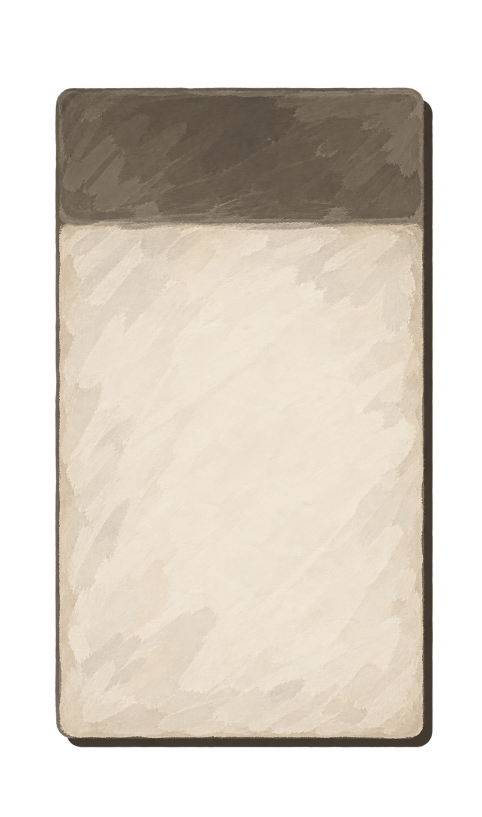
#> input picture assets/art/ui/rebuild_20260923/hud/portrait-paper-source.png, 963 x 1633 px, given in place of 02-table.png, which was not available (shown at 1/2 size)
$ python build_latest_runtime_comparison.py
#> lines starting #> are read from the running program, lines starting #| are printed output that depends on the picture; pictures that were not available may be replaced by others from this repository, and a replacement may not be noted
from pathlib import Path
import argparse

from PIL import Image, ImageDraw, ImageFont


ROOT = Path(__file__).resolve().parents[1]


def fit(image: Image.Image, size: tuple[int, int]) -> Image.Image:
    image = image.convert("RGB")
    image.thumbnail(size, Image.Resampling.LANCZOS)
    result = Image.new("RGB", size, (20, 17, 15))
    result.paste(image, ((size[0] - image.width) // 2, (size[1] - image.height) // 2))
    return result


def main() -> None:
    parser = argparse.ArgumentParser()
    parser.add_argument("--runtime", default="runtime16")
    parser.add_argument("--output", default="latest-comparison-v2.png")
    parser.add_argument("--sample", default="1920-auto")
    args = parser.parse_args()
    runtime = ROOT / "outputs" / "ui-reference-preserved-20260922" / args.runtime
    output = ROOT / "outputs" / "ui-reference-preserved-20260922" / args.output
    pairs = [
        ("TABLE / HUD", ROOT / "outputs/ui-smoke-brown-suite-20260919/02-table.png", runtime / ("board-"+args.sample+".png")),
        ("RECIPES", ROOT / "outputs/ui-smoke-brown-suite-20260919/05-recipes.png", runtime / ("recipes-"+args.sample+".png")),
        ("RELATIONSHIPS", ROOT / "outputs/ui-smoke-brown-suite-20260919/04-relations.png", runtime / ("relations-"+args.sample+".png")),
    ]
    cell = (1120, 630)
    gutter = 24
    top = 64
    row_label = 34
    width = cell[0] * 2 + gutter * 3
    height = top + len(pairs) * (cell[1] + row_label + gutter)
    canvas = Image.new("RGB", (width, height), (16, 14, 13))
    draw = ImageDraw.Draw(canvas)
    font = ImageFont.load_default(size=24)
    small = ImageFont.load_default(size=18)

    draw.text((gutter, 18), "REFERENCE", fill=(235, 225, 202), font=font)
    draw.text((gutter * 2 + cell[0], 18), "LATEST RUNTIME", fill=(235, 225, 202), font=font)

    y = top
    for label, reference_path, runtime_path in pairs:
        draw.text((gutter, y), label, fill=(183, 167, 140), font=small)
        y += row_label
        reference = fit(Image.open(reference_path), cell)
#> in fit, `image.thumbnail(size, Image.Resampling.LANCZOS)`:
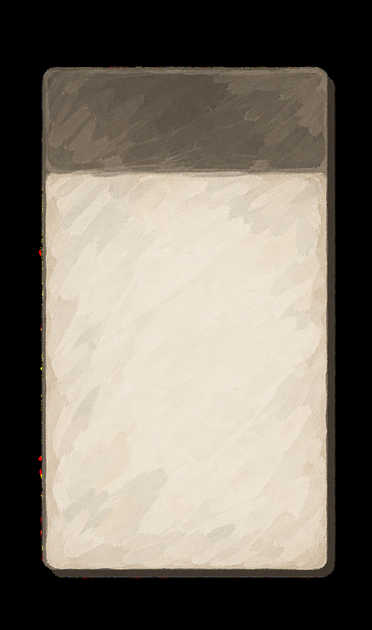
#> image: PIL image 372x630 RGB; mean R, G, B 125.7, 118, 107.2
#> in fit, `result = Image.new("RGB", size, (20, 17, 15))`:
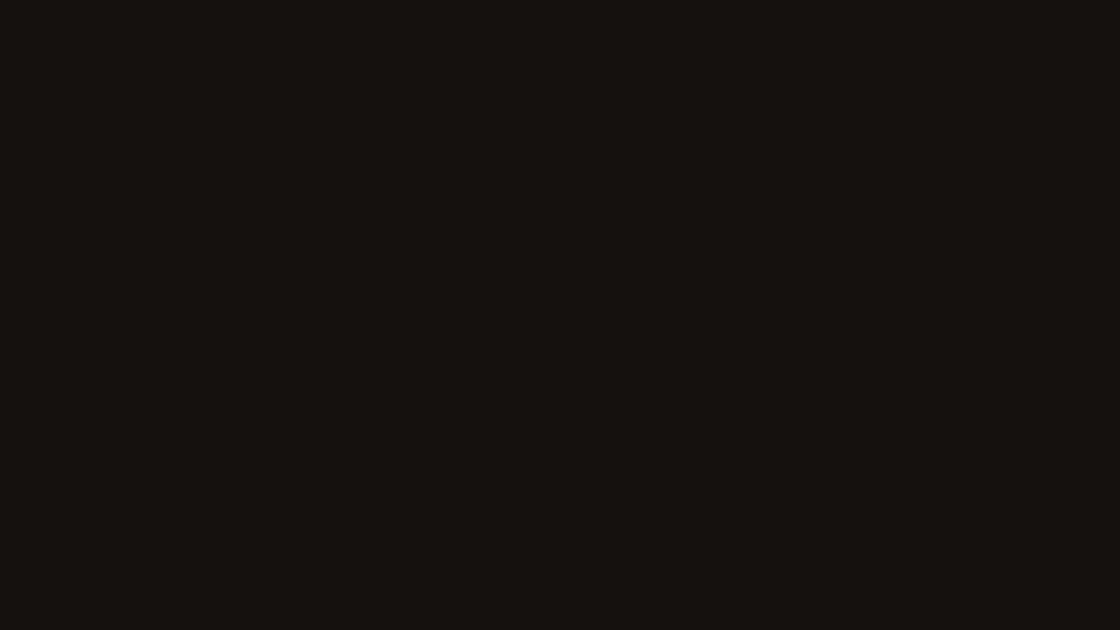
#> result: PIL image 1120x630 RGB; mean R, G, B 20, 17, 15
#> in fit, `result.paste(image, ((size[0] - image.width) // 2, (size[1] - image.he..`:
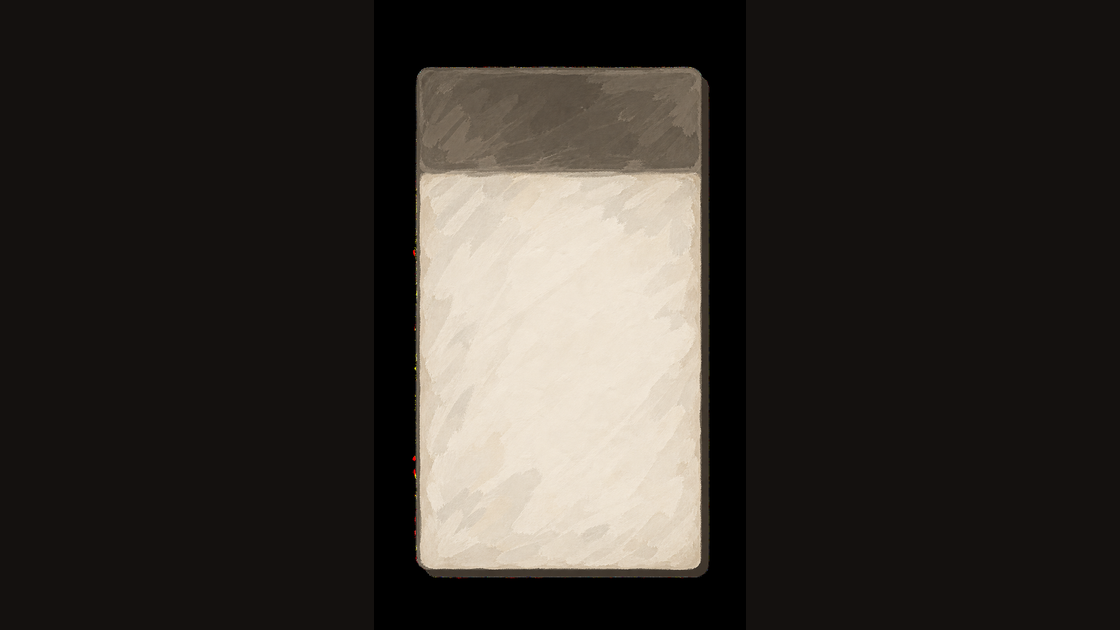
#> result: PIL image 1120x630 RGB; mean R, G, B 55.1, 50.5, 45.6
        runtime = fit(Image.open(runtime_path), cell)
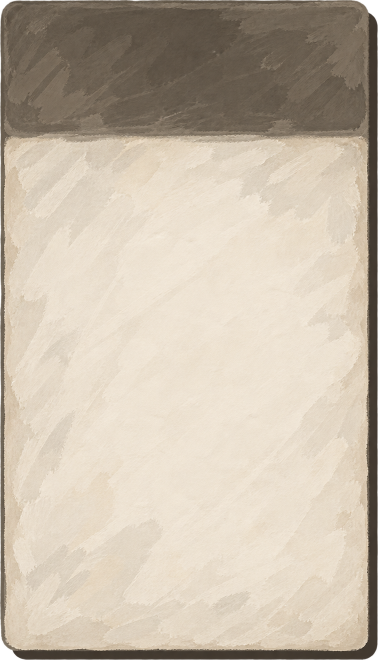
#> input picture assets/art/ui/rebuild_20260923/hud/portrait-paper.png, 756 x 1320 px, given in place of board-1920-auto.png, which was not available (shown at 1/2 size)
#> call 2 of fit, with size = (1120, 630)
#> in fit (call 2), `image.thumbnail(size, Image.Resampling.LANCZOS)`:
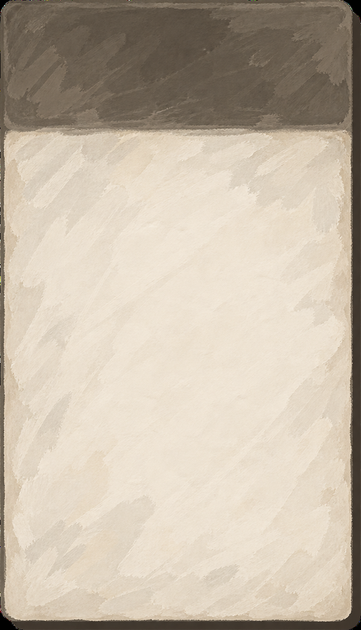
#> image: PIL image 361x630 RGB; mean R, G, B 197.5, 185.4, 168.6
#> in fit (call 2), `result.paste(image, ((size[0] - image.width) // 2, (size[1] - image.he..`:
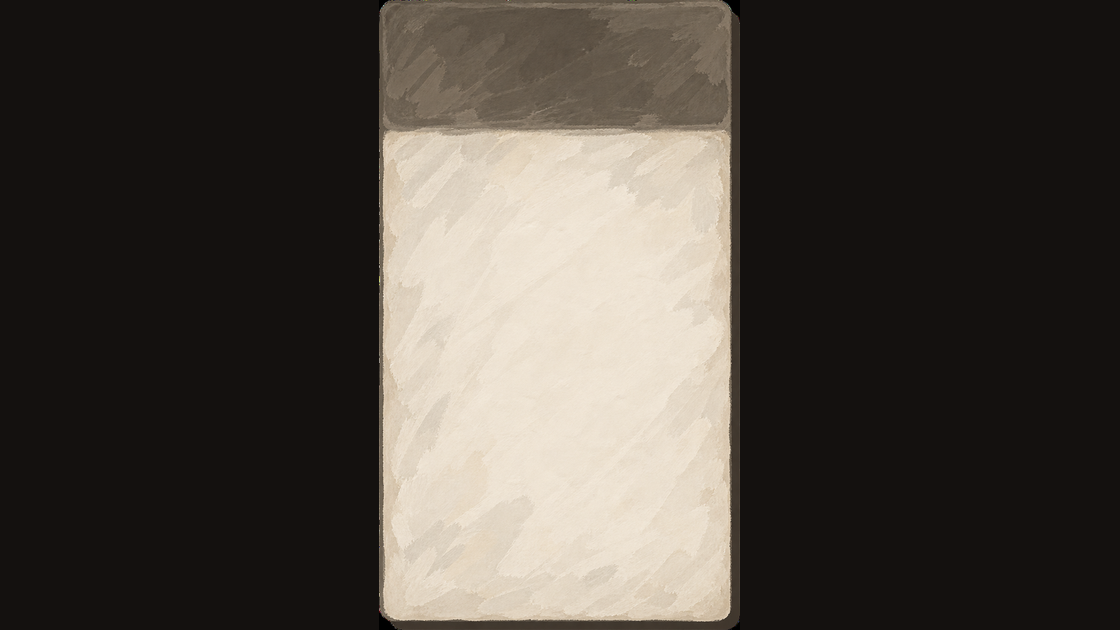
#> result: PIL image 1120x630 RGB; mean R, G, B 77.2, 71.3, 64.5
        canvas.paste(reference, (gutter, y))
        canvas.paste(runtime, (gutter * 2 + cell[0], y))
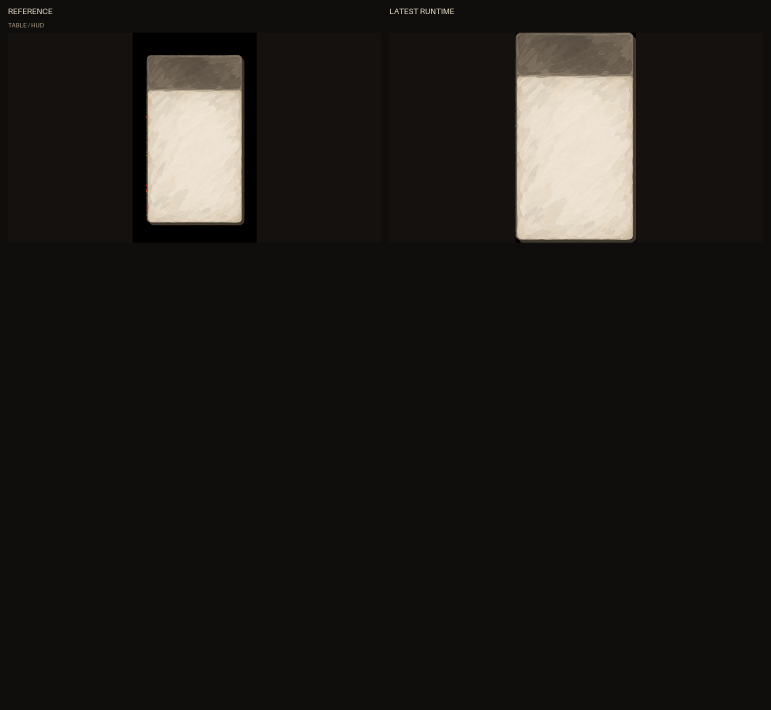
#> canvas: PIL image 2312x2128 RGB (shown at 1/3 size); mean R, G, B 30.5, 27.5, 25.1
        draw.rectangle((gutter, y, gutter + cell[0] - 1, y + cell[1] - 1), outline=(92, 79, 65), width=2)
        draw.rectangle(
            (gutter * 2 + cell[0], y, gutter * 2 + cell[0] * 2 - 1, y + cell[1] - 1),
            outline=(92, 79, 65),
            width=2,
        )
        y += cell[1] + gutter

    output.parent.mkdir(parents=True, exist_ok=True)
    canvas.save(output, optimize=True)
    print(output)


if __name__ == "__main__":
#> (the run stopped early here; a loop or call above may not have finished)
